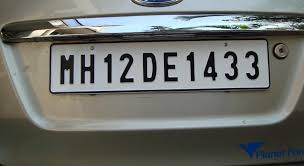
#> input picture data/test_car.jpg, 304 x 166 px, found by its file name
$ jupyter execute phase1_opencv.ipynb
#> lines starting #> are read from the running program, lines starting #| are printed output that depends on the picture
[cell 1]
import cv2

# load image
img = cv2.imread(r'D:\Projects\anpr-system\data\test_car.jpg')
#> img is the input picture: shape (166, 304, 3); mean B, G, R 106.4, 111, 108.8


# Basic info
print("Shape:", img.shape)
#| Shape: (166, 304, 3)
print("Height:", img.shape[0])
#| Height: 166
print("Width:", img.shape[1])
#| Width: 304
print("channels:", img.shape[2])
#| channels: 3

[cell 2]
# show img
cv2.imshow("Car Image", img)

# keeps window open
cv2.waitKey(0)

# close window
cv2.destroyAllWindows()

[cell 3]
# coverting BGR to grayscale
gray = cv2.cvtColor(img, cv2.COLOR_BGR2GRAY)
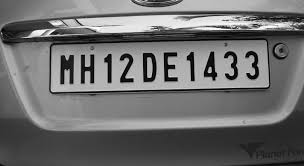
#> gray: shape (166, 304); min 0, max 254, mean 109.8

print("Original shape:", img.shape)
#| Original shape: (166, 304, 3)
print("Grayscale shape:", gray.shape)
#| Grayscale shape: (166, 304)

cv2.imshow("Grayscale", gray)
cv2.waitKey(0)
cv2.destroyAllWindows()
